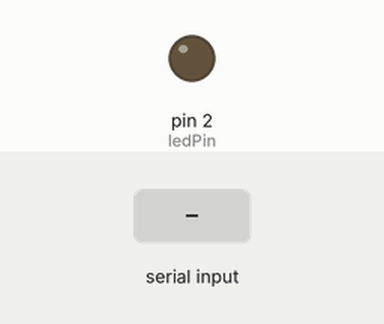
This sketch was run on a simulated Arduino Uno, built with avr-gcc and run on an emulated ATmega328P. Parts: output pins drawn as LEDs (lit = HIGH). The inputs (shaded band) are chosen by the test bench.

Above: at 1.2 s.
1.3 s: "1" received over Serial
At 1.8 s:
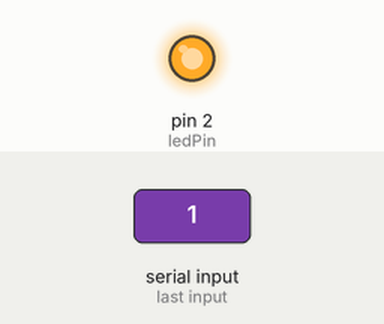
2.8 s: "0" received over Serial
At 4.1 s:
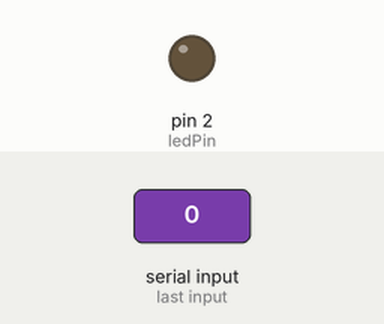
Timing chart, 0 to 5.8 s (numbered marks = the images above; inputs shaded):
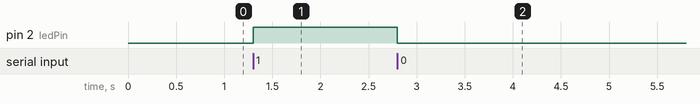

The sketch:

code.ino
```cpp
int ledPin = 2;

void setup() {
  Serial.begin(115200);
  pinMode(ledPin, OUTPUT);
}

void loop() {

  if (Serial.available()) {
    char data = Serial.read();

   if (data == '1') {
      digitalWrite(ledPin, HIGH);
    }

   else if (data == '0') {
      digitalWrite(ledPin, LOW);
    }
  }
}
```

Measured:
- after the input at 1.3 s, pin 2 (ledPin): LOW → HIGH at once
- after the input at 2.8 s, pin 2 (ledPin): HIGH → LOW at once
